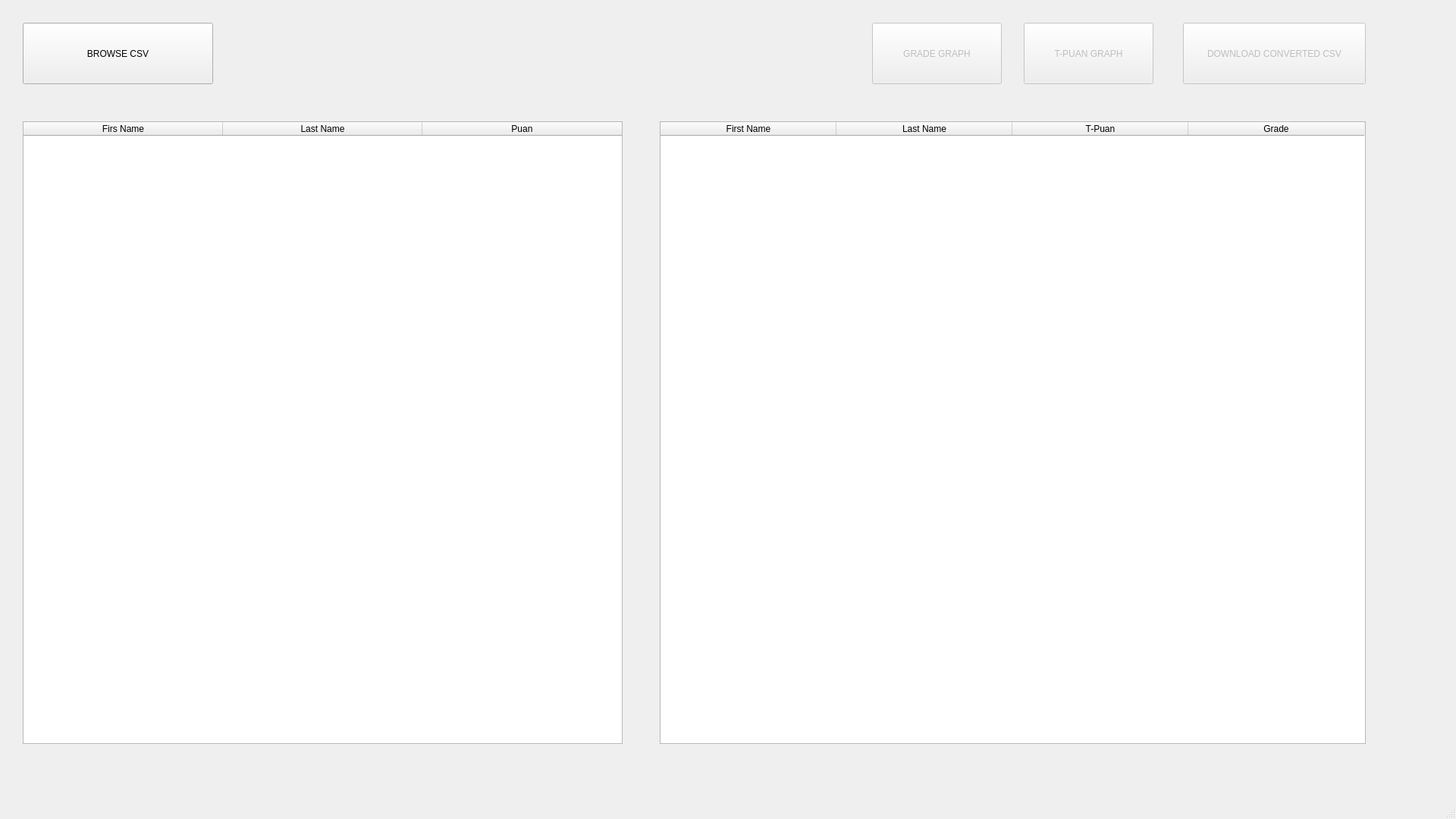
<?xml version="1.0" encoding="UTF-8"?>
<ui version="4.0">
 <class>MainWindow</class>
 <widget class="QMainWindow" name="MainWindow">
  <property name="geometry">
   <rect>
    <x>0</x>
    <y>0</y>
    <width>1920</width>
    <height>1080</height>
   </rect>
  </property>
  <property name="windowTitle">
   <string>MainWindow</string>
  </property>
  <widget class="QWidget" name="centralwidget">
   <widget class="QPushButton" name="pushButton">
    <property name="geometry">
     <rect>
      <x>30</x>
      <y>30</y>
      <width>251</width>
      <height>81</height>
     </rect>
    </property>
    <property name="text">
     <string>BROWSE CSV</string>
    </property>
   </widget>
   <widget class="QTableWidget" name="tableWidget">
    <property name="geometry">
     <rect>
      <x>30</x>
      <y>160</y>
      <width>791</width>
      <height>821</height>
     </rect>
    </property>
    <attribute name="horizontalHeaderDefaultSectionSize">
     <number>263</number>
    </attribute>
    <column>
     <property name="text">
      <string>Firs Name</string>
     </property>
    </column>
    <column>
     <property name="text">
      <string>Last Name</string>
     </property>
    </column>
    <column>
     <property name="text">
      <string>Puan</string>
     </property>
    </column>
   </widget>
   <widget class="QTableWidget" name="tableWidget_4">
    <property name="geometry">
     <rect>
      <x>870</x>
      <y>160</y>
      <width>931</width>
      <height>821</height>
     </rect>
    </property>
    <attribute name="horizontalHeaderDefaultSectionSize">
     <number>232</number>
    </attribute>
    <column>
     <property name="text">
      <string>First Name</string>
     </property>
    </column>
    <column>
     <property name="text">
      <string>Last Name</string>
     </property>
    </column>
    <column>
     <property name="text">
      <string>T-Puan</string>
     </property>
    </column>
    <column>
     <property name="text">
      <string>Grade</string>
     </property>
    </column>
   </widget>
   <widget class="QPushButton" name="pushButton_2">
    <property name="enabled">
     <bool>false</bool>
    </property>
    <property name="geometry">
     <rect>
      <x>1560</x>
      <y>30</y>
      <width>241</width>
      <height>81</height>
     </rect>
    </property>
    <property name="text">
     <string>DOWNLOAD CONVERTED CSV</string>
    </property>
   </widget>
   <widget class="QPushButton" name="pushButton_3">
    <property name="enabled">
     <bool>false</bool>
    </property>
    <property name="geometry">
     <rect>
      <x>1150</x>
      <y>30</y>
      <width>171</width>
      <height>81</height>
     </rect>
    </property>
    <property name="text">
     <string>GRADE GRAPH</string>
    </property>
   </widget>
   <widget class="QPushButton" name="pushButton_4">
    <property name="enabled">
     <bool>false</bool>
    </property>
    <property name="geometry">
     <rect>
      <x>1350</x>
      <y>30</y>
      <width>171</width>
      <height>81</height>
     </rect>
    </property>
    <property name="text">
     <string>T-PUAN GRAPH</string>
    </property>
   </widget>
  </widget>
  <widget class="QStatusBar" name="statusbar"/>
 </widget>
 <resources/>
 <connections/>
</ui>
